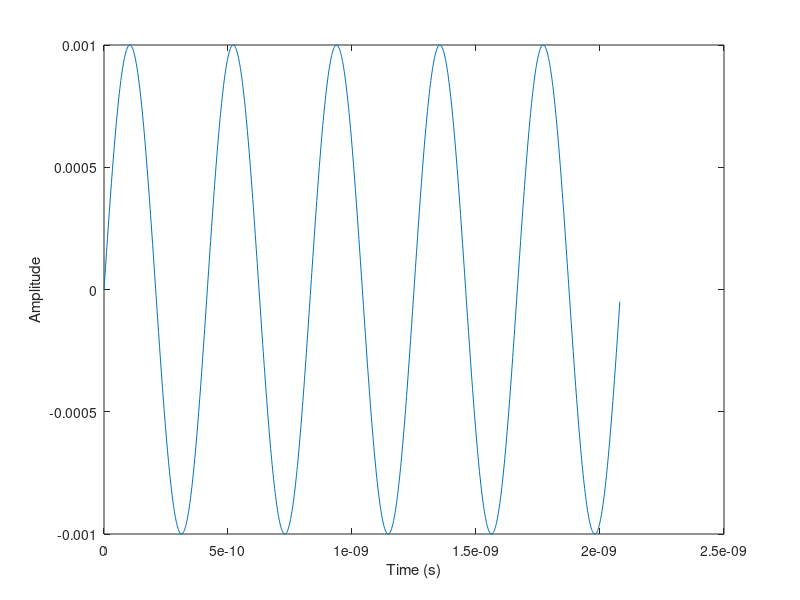

The MATLAB source for this figure: (Note: this script raises an error after producing the figure.)
function sin_gen()
% ORDER OF OPERATIONS: 
%   1. Open this file and press run to create or update the .csv file

% function to generate a sine signal - modified version of what Samuel 
%   created

% importnat note: Number   of   samples   per  buffer  to  use  in  the
%   asynchronous stream.  Must be divisible by  1024 and >= 1024

clear; clc;


fs= 500*(10^9);
f = 2.4*(10^9);
dt = 1/fs;
dur = (1/f)*5;
t = 0 : dt : dur-dt;
Amp = 0.001;

% signal
x = Amp* sin(2*pi*f*t);
figure('Name','Sine Signal')
plot(t,x)
xlabel('Time (s)');
ylabel('Amplitude');


save_csv('signal_zero.csv', x);

end